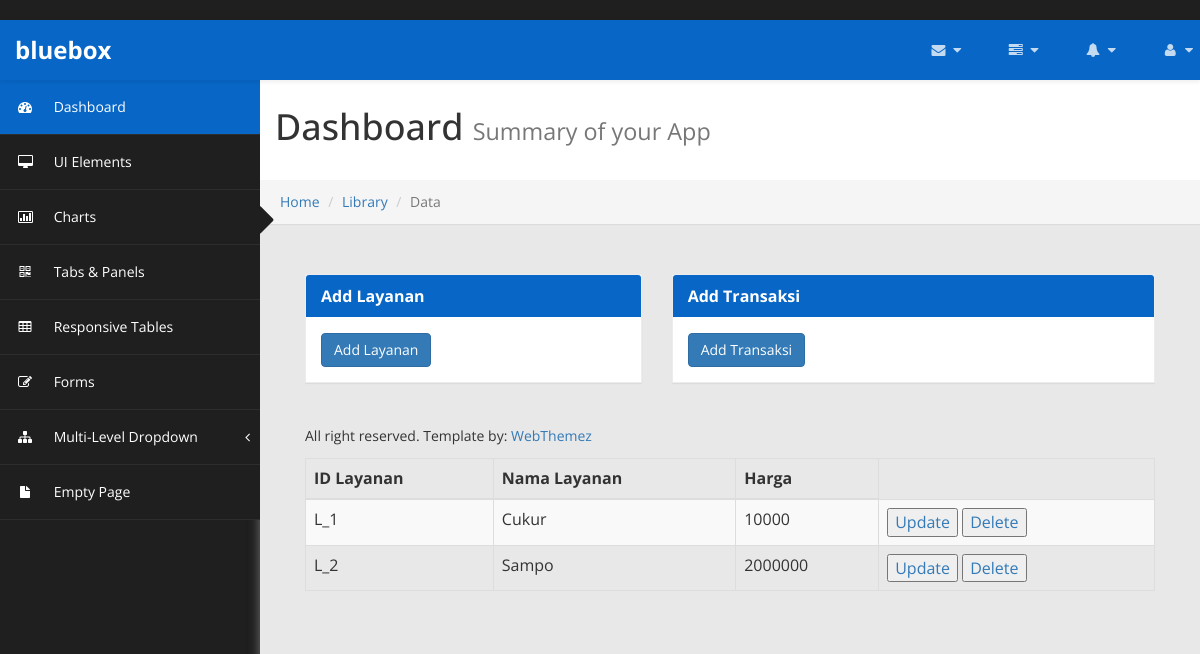
The page /home on the database its author committed.
### app/models.py (models this page shows, shortened)
class layanan(models.Model):
  id_layanan=models.AutoField(primary_key=True)
  nama_layanan=models.CharField(max_length=50)
  harga = models.IntegerField()

### app/views.py (the view)
# urls.py: path('home',views.home, name='home'),
def home (request):
  layanan_obj = models.layanan.objects.all()
  return render(request,'home.html',{
    'layanan': layanan_obj
  })

### app/templates/home.html (shortened to what this page needs)
﻿{%load static%}
<!DOCTYPE html>
<html xmlns="http://www.w3.org/1999/xhtml">
<head>
    <link href="{% static 'assets/css/bootstrap.css'%}" rel="stylesheet" />
    <link href="{% static 'assets/css/font-awesome.css'%}" rel="stylesheet" />
    <link href="{% static 'assets/js/morris/morris-0.4.3.min.css'%}" rel="stylesheet" />
    <link href="{% static 'assets/css/custom-styles.css'%}" rel="stylesheet" />
    <link rel="stylesheet" href="{% static 'assets/js/Lightweight-Chart/cssCharts.css'%}">
</head>
<body>
    <div id="wrapper">
        <nav class="navbar navbar-default top-navbar" role="navigation">
            <div class="navbar-header">
                <a class="navbar-brand" href="index.html"><strong>bluebox</strong></a>
            </div>
            <ul class="nav navbar-top-links navbar-right">
                <li class="dropdown">
                    <a class="dropdown-toggle" data-toggle="dropdown" href="#" aria-expanded="false">
                        <i class="fa fa-envelope fa-fw"></i> <i class="fa fa-caret-down"></i>
                    </a>
                </li>
                <li class="dropdown">
                    <a class="dropdown-toggle" data-toggle="dropdown" href="#" aria-expanded="false">
                        <i class="fa fa-tasks fa-fw"></i> <i class="fa fa-caret-down"></i>
                    </a>
                </li>
                <li class="dropdown">
                    <a class="dropdown-toggle" data-toggle="dropdown" href="#" aria-expanded="false">
                        <i class="fa fa-bell fa-fw"></i> <i class="fa fa-caret-down"></i>
                    </a>
                </li>
                <li class="dropdown">
                    <a class="dropdown-toggle" data-toggle="dropdown" href="#" aria-expanded="false">
                        <i class="fa fa-user fa-fw"></i> <i class="fa fa-caret-down"></i>
                    </a>
                </li>
            </ul>
        </nav>
        <nav class="navbar-default navbar-side" role="navigation">
		<div id="sideNav" href=""><i class="fa fa-caret-right"></i></div>
            <div class="sidebar-collapse">
                <ul class="nav" id="main-menu">
                    <li>
                        <a class="active-menu" href="index.html"><i class="fa fa-dashboard"></i> Dashboard</a>
                    </li>
                    <li>
                        <a href="ui-elements.html"><i class="fa fa-desktop"></i> UI Elements</a>
                    </li>
					<li>
                        <a href="chart.html"><i class="fa fa-bar-chart-o"></i> Charts</a>
                    </li>
                    <li>
                        <a href="tab-panel.html"><i class="fa fa-qrcode"></i> Tabs & Panels</a>
                    </li>
                    <li>
                        <a href="table.html"><i class="fa fa-table"></i> Responsive Tables</a>
                    </li>
                    <li>
                        <a href="form.html"><i class="fa fa-edit"></i> Forms </a>
                    </li>
                    <li>
                        <a href="#"><i class="fa fa-sitemap"></i> Multi-Level Dropdown<span class="fa arrow"></span></a>
                    </li>
                    <li>
                        <a href="empty.html"><i class="fa fa-fw fa-file"></i> Empty Page</a>
                    </li>
                </ul>
            </div>
        </nav>
		<div id="page-wrapper">
		  <div class="header">
                        <h1 class="page-header">
                            Dashboard <small>Summary of your App</small>
                        </h1>
						<ol class="breadcrumb">
					  <li><a href="#">Home</a></li>
					  <li><a href="#">Library</a></li>
					  <li class="active">Data</li>
					</ol>
		</div>
            <div id="page-inner">
                <div class="panel-body">
                    <div class="table-responsive">
                        <table class="table table-striped table-bordered table-hover" id="dataTables-example">
                            <thead>
                                <tr>
                                    <th>ID Layanan</th>
                                    <th>Nama Layanan</th>
                                    <th>Harga</th>
                                </tr>
                            </thead>
                            <tbody>
                                {% for item in layanan %}
                                    <tr>
                                        <td>L_{{item.id_layanan}}</td>
                                        <td>{{item.nama_layanan}}</td>
                                        <td>{{item.harga}}</td>
                                        <td>
                                            <a style="text-decoration: None;" href ="{% url 'update_layanan' item.id_layanan %}">
                                                <button>Update</button>
                                            </a>
                                            <a style= "text-decoration: None;" href ="{% url 'delete_layanan' item.id_layanan %}">
                                                <button>Delete</button>
                                            </a>
                                        </td>
                                    </tr>
                                {% endfor %}
                            </tbody>
                    </div>
                </div>
				<div class="row">
				<div class="col-md-5">
						<div class="panel panel-default">
						<div class="panel-heading">
							Add Layanan
						</div>
						<div class="panel-body">
							<div >
                                <a type="button" class="btn btn-primary" href="{% url 'add_layanan' %}">Add Layanan</a>
                            </div>
						</div>
					</div>
					</div>
						<div class="col-md-7">
					<div class="panel panel-default">
					<div class="panel-heading">
                                Add Transaksi
                            </div>
                            <div class="panel-body">
                                <div>
                                    <a type="button" class="btn btn-primary" href="{% url 'add_transaksi' %}">Add Transaksi</a>
                                </div>
					</div>
					</div>
				</div>
                                </div>
                            </div>
                        </div>
                    </div>
				<footer><p>All right reserved. Template by: <a href="http://webthemez.com">WebThemez</a></p>
				</footer>
</body>
</html>

### static/assets/css/custom-styles.css (style rules this page uses)
body { font-family: 'Open Sans', sans-serif; background: #1F1F1F; }
#wrapper { width: 100%; }
#page-wrapper { padding: 15px 15px; min-height: 600px; background: #E8E8E8; }
#page-inner { width:100%; margin:10px 20px 10px 0px; background-color:transparent; padding: 15px 30px; min-height:1200px; }
h1, .h1, h2, .h2, h3, .h3 { margin-top: 7px; margin-bottom: -5px; }
p { font-size:16px; line-height:25px; padding-top:20px; }
.navbar-side { z-index: 0; }
.panel { border-radius:0px; }
.navbar-side .nav > li > a > i { color: #FFFFFF; padding: 8px; width: 30px; text-align: center; }
.top-navbar { position: fixed; width: 100%; z-index: 300; -webkit-box-shadow: 0 3px 3px rgba(0, 0, 0, 0.05); -moz-box-shadow: 0 3px 3px rgba(0, 0, 0, 0.05); box-shadow: 0 3px 3px rgba(0, 0, 0, 0.05); }
.navbar-side { z-index: 1; position: fixed; width: 260px; top: 80px; }
#page-wrapper { position: relative; top: 55px; box-shadow: 0 0 10px #757575; -moz-box-shadow: 0 0 10px #757575; -webkit-box-shadow: 0 0 10px #757575; }
.breadcrumb { padding: 12px 10px 12px 20px; margin-bottom: 20px; list-style: none; border-radius: 0; -webkit-box-shadow: 0 1px 1px rgba(0,0,0,.05); box-shadow: 0 1px 1px rgba(0,0,0,.05); }
.page-header { padding-bottom: 9px; margin: 0; border-bottom: 1px solid transparent; text-align: left;background-color: #fff;padding: 32px 22px 32px 15px; }
.panel-default { border-color: #ECECEC; }
.panel-default > .panel-heading { color: #FFF; border-color: #FFF; font-weight:bold; background: #0866C6; font-size: 16px; text-shadow: none; }
.panel-heading { border-bottom: 1px solid transparent; border-top-left-radius: 3px; border-top-right-radius: 3px; }
footer p { font-size: 14px; }
.top-navbar { margin:0px; }
.top-navbar .navbar-brand { color: #fff; width: 260px; text-align: left; height: 60px; font-size: 24px; font-weight: 700; line-height: 30px; background: #0866c6; }
.top-navbar .nav > li { position: relative; display: inline-block; margin: 0px; padding: 0px; }
.top-navbar .nav > li > a { position: relative; display: block; padding: 20px; color: #FFFFFF; margin: 0px; }
.active-menu { background-color: #0866C6 !important; color: #fff !important; }
.active-menu i { color: #fff !important; }
.arrow { float: right; margin-top: 8px; }
.fa.arrow:before { content: "\f104"; }
.sidebar-collapse , .sidebar-collapse .nav { background:none; }
.sidebar-collapse .nav { padding:0; }
.sidebar-collapse .nav > li > a { color: #FFFFFF; background:transparent; text-shadow:none; }
.sidebar-collapse > .nav > li > a { padding: 12px 10px; }
.sidebar-collapse > .nav > li { border-bottom: 1px solid rgba(107, 108, 109, 0.19); }
.navbar-side { border:none; background: #1F1F1F; }
.top-navbar { background: #0866c6; border-bottom:none; }
.top-navbar .nav > li > a > i { margin-right: 2px; }
.navbar-default { border:0px solid black; }
.navbar-header { background: transparent; }
.nav > li > a > i { margin-right:10px; color: rgba(255, 255, 255, 0.76); }
#sideNav { position: absolute; right: -12px; z-index: 3; top: 117px; color: #1F1F1F; cursor:pointer; border-radius: 0; width: 14px; font-size: 48px; line-height: 0; }
@media (min-width:768px) { #page-wrapper { margin: 0 0 0 260px; padding: 0; min-height: 1200px; } }
@media (min-width:768px) { .navbar-side { width: 260px; z-index: 1; } }
@media (min-width:768px) { .navbar { border-radius: 0px; } }

### rows shown on the page
layanan: id_layanan "1", nama_layanan "Cukur", harga "10000"
layanan: id_layanan "2", nama_layanan "Sampo", harga "2000000"
